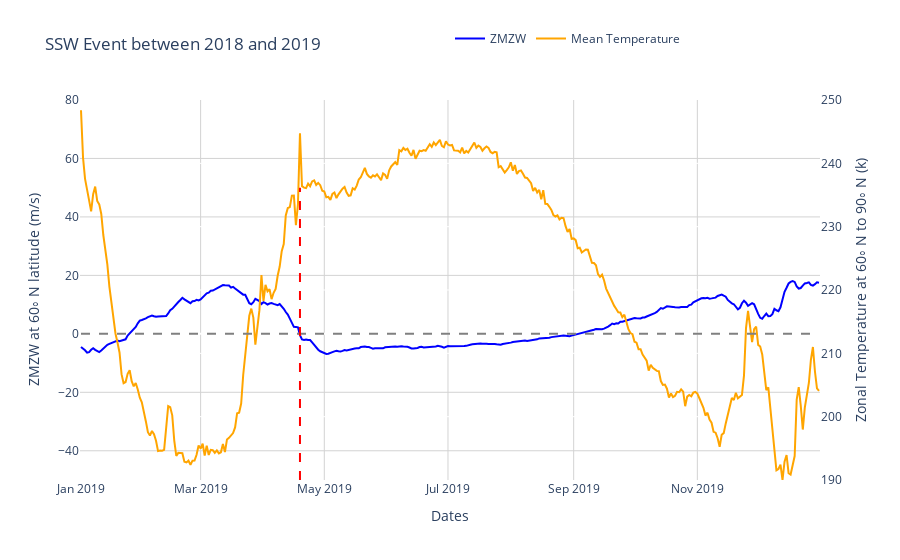

The notebook cell this image was saved under:
### Code cell
import plotly.graph_objects as go

# Create figure and plot the DataFrame
fig = go.Figure()

fig.add_trace(go.Scatter(x=df['dates'], y=df['wind_eastward_mean_cos'], name='ZMZW', line=dict(color='blue')))
fig.add_trace(go.Scatter(x=df['dates'], y=df['temperature_mean_selection'], name='Mean Temperature', line=dict(color='orange'), yaxis='y2'))


# Add a dashed line at y=0
fig.add_shape(type='line', x0=df['dates'].min(), y0=0, x1=df['dates'].max(), y1=0, line=dict(color='gray', dash='dash'))

# Find the index of the first negative value
first_negative_index = (df['wind_eastward_mean_cos'] < 0).idxmin()

# Add vertical lines for SSW_flag == True
for i, row in df.iterrows():
    if row.SSW_flag == True:
        fig.add_shape(type='line', x0=row.dates, y0=-50, x1=row.dates, y1=50, line=dict(color='red', dash='dash'))

# Set layout
fig.update_layout(
    yaxis=dict(
        range=[-50, 80],
        title='ZMZW at 60◦ N latitude (m/s)'
    )
    ,yaxis2=dict(
        range=[190, 250],
        title='Zonal Temperature at 60◦ N to 90◦ N (k)',
        side='right',
        overlaying='y'
    )
    ,xaxis=dict(title='Dates'),
    # title=f'ZMZW at 60◦ N latitude in {YEAR}',
    title=f'SSW Event between 2018 and 2019',
    legend=dict(orientation="h", y=1.2, x=0.5),
    # Set the background color to white
    plot_bgcolor='white',
    # Set the grid color to grey
    xaxis_gridcolor='lightgray',
    yaxis_gridcolor='lightgray'
)

# Show the plot
fig.show()

### Figure 1 — Plotly figure (JSON) as saved in the notebook; plotly's stock layout.template omitted (floating-point values rounded to 4 significant figures; data arrays with more than 128 entries replaced by an {"elided": "..."} marker saying what was removed)
{"data": [{"line": {"color": "blue"}, "name": "ZMZW", "type": "scatter", "x": {"elided": "365 str values"}, "y": {"elided": "365 float values"}}, {"line": {"color": "orange"}, "name": "Mean Temperature", "type": "scatter", "x": {"elided": "365 str values"}, "y": {"elided": "365 float values"}, "yaxis": "y2"}], "layout": {"legend": {"orientation": "h", "x": 0.5, "y": 1.2}, "plot_bgcolor": "white", "shapes": [{"line": {"color": "gray", "dash": "dash"}, "type": "line", "x0": "2019-01-01T00:00:00", "x1": "2019-12-31T00:00:00", "y0": 0, "y1": 0}, {"line": {"color": "red", "dash": "dash"}, "type": "line", "x0": "2019-04-19T00:00:00", "x1": "2019-04-19T00:00:00", "y0": -50, "y1": 50}], "title": {"text": "SSW Event between 2018 and 2019"}, "xaxis": {"gridcolor": "lightgray", "title": {"text": "Dates"}}, "yaxis": {"gridcolor": "lightgray", "range": [-50, 80], "title": {"text": "ZMZW at 60◦ N latitude (m/s)"}}, "yaxis2": {"overlaying": "y", "range": [190, 250], "side": "right", "title": {"text": "Zonal Temperature at 60◦ N to 90◦ N (k)"}}}}
